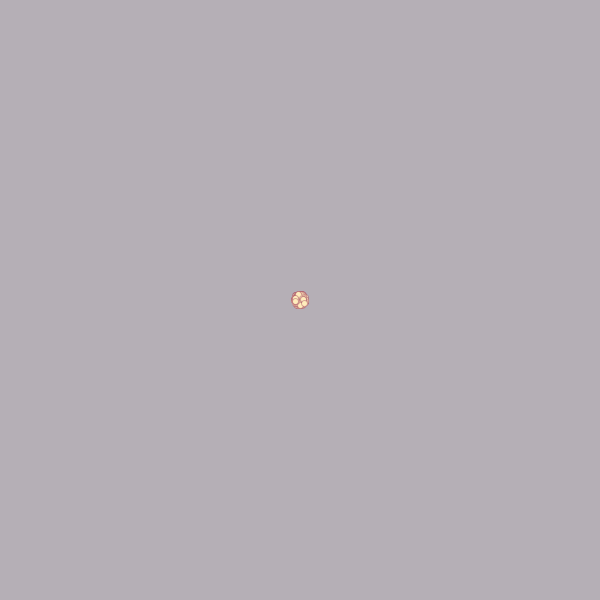
Frame 1 (no input)
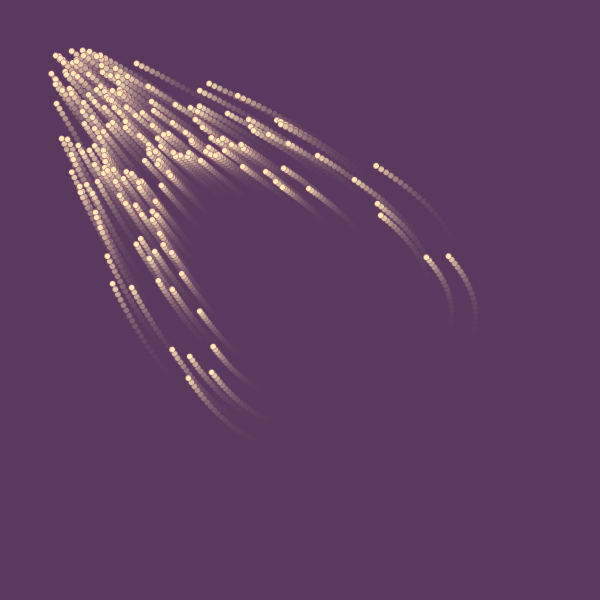
Frame 60 (the mouse pressed at the canvas centre just before this capture)
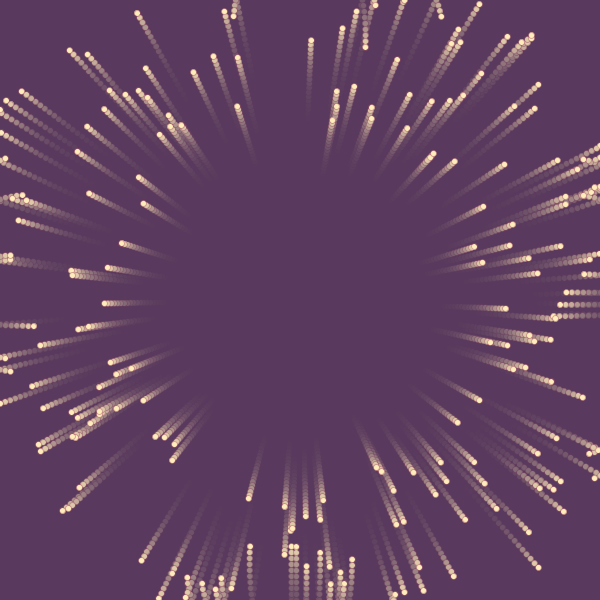
Frame 120 (the mouse held since frame 60 and released just before this capture)

The Processing sketch that drew these frames (run headless with seeded random() and noise(); from frame 60 on, the mouse is pressed at the canvas centre):

// Processing sketch: processing_154709
// ── processing_154709.pde

int num= 200;
PVector [] loc = new PVector [num];
PVector [] dir = new PVector [num];
float [] s = new float [num];


void setup ()
{
  size(600, 600);
  smooth();

  frameRate (30);

  initVariables();
}

void draw ()
{
  //  background (255);

  fill (#57385c, 50);
  noStroke();
  rect (0, 0, width, height);

  stroke (#A75265, 120);
  fill (#ffedbc);
  int i = 0;
  while (i < s.length)
  {
    moveBall(loc [i], dir [i], s [i]);
    checkEdges (loc [i], dir [i]);
    drawBall( loc [i]);
    i = i + 1;
  }
}

void checkEdges (PVector location, PVector direction)
{
  if (location.x < 0)
  {
    location.x = 0;
    direction.x = direction.x * -1;
  }
  if (location.x > width)
  {
    location.x = width;
    direction.x = direction.x * -1;
  }

  if (location.y < 0)
  {
    location.y = 0;
    direction.y = direction.y * -1;
  }
  if (location.y > height)
  {
    location.y = height;
    direction.y = direction.y * -1;
  }
}

void moveBall (PVector location, PVector direction, float speed)
{
  float angle = atan2 (mouseY - location.y, mouseX - location.x);
  PVector target = new PVector ( cos (angle), sin (angle));
  target.mult (0.1);

  direction.add (target);
  direction.normalize();

  PVector velocity = direction.get(); // kopiert direction
  velocity.mult (speed); 
  location.add (velocity);
}

void drawBall (PVector location)
{
  ellipse (location.x, location.y, 6, 6);
}

void initVariables ()
{
  int i = 0;
  while (i < s.length) 
  {
    PVector location = new PVector (width/2, height/2);

    float angle = random (TWO_PI);
    PVector direction = new PVector (cos (angle) * 1, sin (angle) * 1);

    float speed = random (3, 6);

    loc [i] = location;
    dir [i] = direction;
    s[i] = speed;

    i = i + 1;
  }
}

void mousePressed ()
{
  initVariables ();
}

// init
// zeichnen
// move
// kantenüberprüfung
